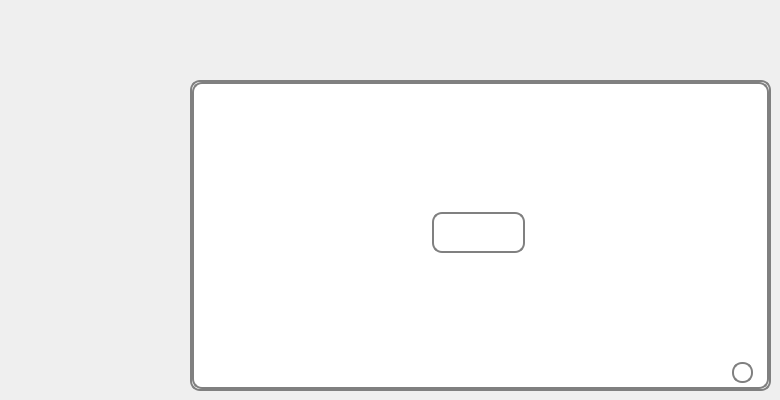
     <widget class="QWidget" name="tab_5">
      <attribute name="icon">
       <iconset resource="images.qrc">
        <normaloff>:/images/play-alt.png</normaloff>:/images/play-alt.png</iconset>
      </attribute>
      <attribute name="title">
       <string>Video</string>
      </attribute>
      <widget class="QStackedWidget" name="stackedWidget">
       <property name="geometry">
        <rect>
         <x>190</x>
         <y>80</y>
         <width>581</width>
         <height>311</height>
        </rect>
       </property>
       <property name="styleSheet">
        <string notr="true">background-color: rgb(255, 255, 255);
border-radius: 10px;
border: 2px solid gray;</string>
       </property>
       <property name="currentIndex">
        <number>0</number>
       </property>
       <widget class="QWidget" name="page">
        <widget class="QPushButton" name="video_on">
         <property name="geometry">
          <rect>
           <x>240</x>
           <y>130</y>
           <width>93</width>
           <height>41</height>
          </rect>
         </property>
         <property name="text">
          <string/>
         </property>
         <property name="icon">
          <iconset>
           <normaloff>:/Downloads/play-alt.png</normaloff>:/Downloads/play-alt.png</iconset>
         </property>
         <property name="iconSize">
          <size>
           <width>30</width>
           <height>30</height>
          </size>
         </property>
        </widget>
        <widget class="QPushButton" name="video_off">
         <property name="geometry">
          <rect>
           <x>540</x>
           <y>280</y>
           <width>21</width>
           <height>21</height>
          </rect>
         </property>
         <property name="styleSheet">
          <string notr="true"/>
         </property>
         <property name="text">
          <string/>
         </property>
         <property name="icon">
          <iconset>
           <normaloff>:/Downloads/croix-cercle.png</normaloff>:/Downloads/croix-cercle.png</iconset>
         </property>
         <property name="iconSize">
          <size>
           <width>25</width>
           <height>25</height>
          </size>
         </property>
        </widget>
       </widget>
       <widget class="QWidget" name="page_2"/>
      </widget>
     </widget>
